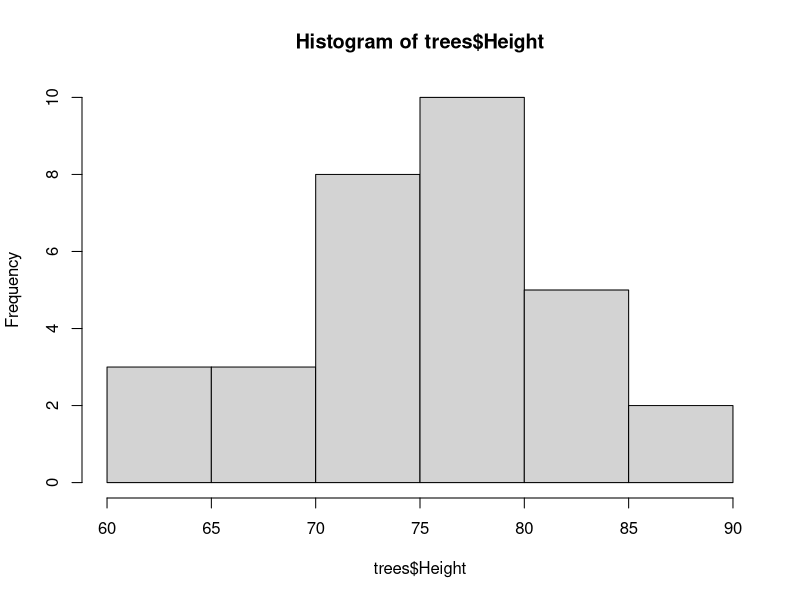
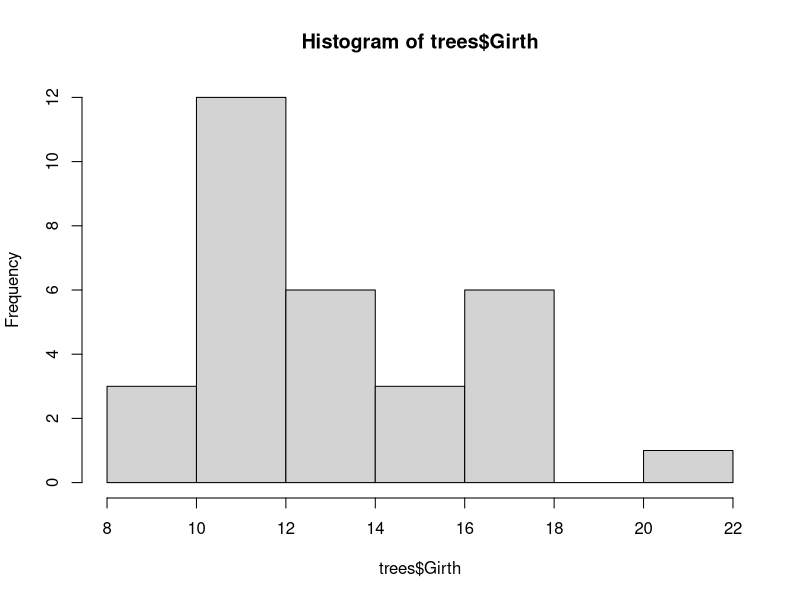
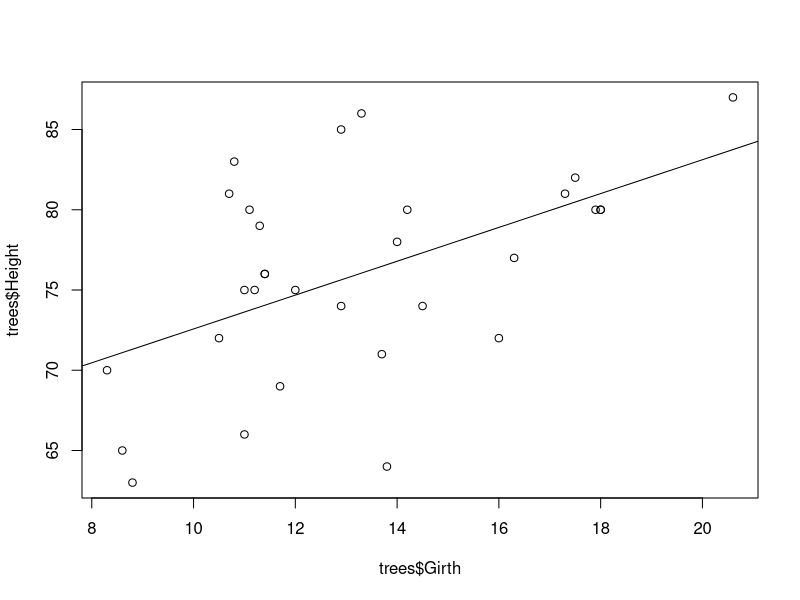

The R source for these figures, in order:
#Load Data
data(trees)

#Quick Check on Data dsitribution
hist(trees$Height)
hist(trees$Girth)

#Scatterplot
plot(trees$Girth, trees$Height)

#Regression line
abline(lm(trees$Height ~ trees$Girth))

#Linear Regression Model
reg1 <- lm(Height ~ Girth, data = trees)
reg1
summary(reg1)
confint(reg1)